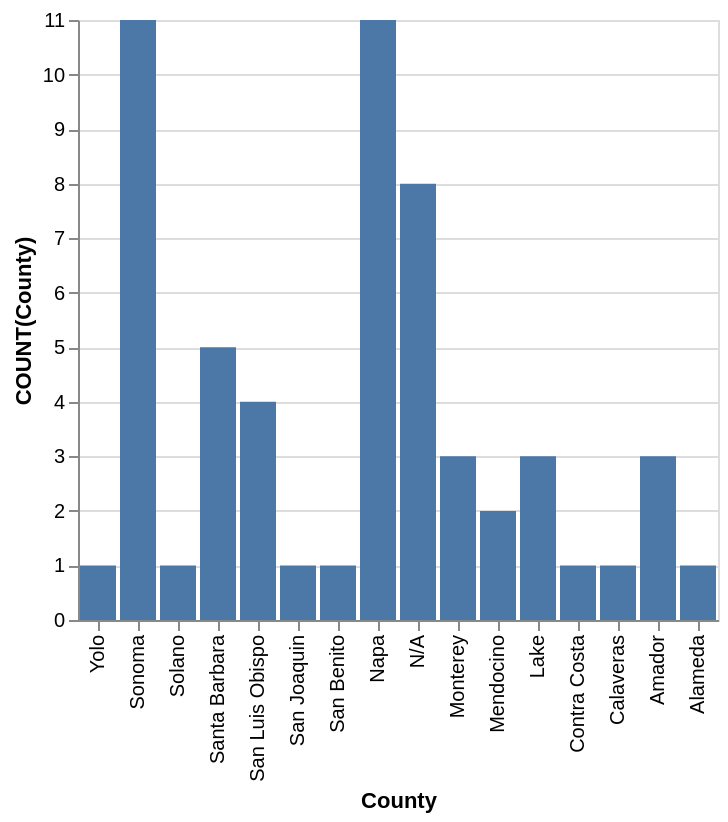

The Vega-Lite source for this figure:
### Vega-Lite specification from a JSON file in a GitHub repository (floating-point values rounded to 4 significant figures)
{"data": {"values": [{"x_data": "Yolo", "y_data": 1}, {"x_data": "Sonoma", "y_data": 11}, {"x_data": "Solano", "y_data": 1}, {"x_data": "Santa Barbara", "y_data": 5}, {"x_data": "San Luis Obispo", "y_data": 4}, {"x_data": "San Joaquin", "y_data": 1}, {"x_data": "San Benito", "y_data": 1}, {"x_data": "Napa", "y_data": 11}, {"x_data": "N/A", "y_data": 8}, {"x_data": "Monterey", "y_data": 3}, {"x_data": "Mendocino", "y_data": 2}, {"x_data": "Lake", "y_data": 3}, {"x_data": "Contra Costa", "y_data": 1}, {"x_data": "Calaveras", "y_data": 1}, {"x_data": "Amador", "y_data": 3}, {"x_data": "Alameda", "y_data": 1}]}, "mark": "bar", "encoding": {"x": {"field": "x_data", "type": "nominal", "title": "County", "sort": "descending"}, "y": {"field": "y_data", "type": "quantitative", "title": "COUNT(County)"}}}
